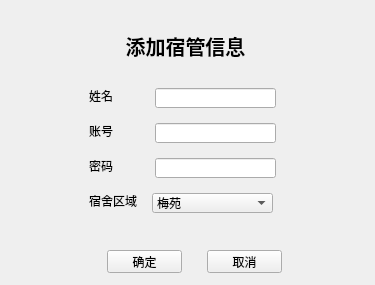
<?xml version="1.0" encoding="UTF-8"?>
<ui version="4.0">
 <class>Admin_AddAunt</class>
 <widget class="QWidget" name="Admin_AddAunt">
  <property name="geometry">
   <rect>
    <x>0</x>
    <y>0</y>
    <width>375</width>
    <height>285</height>
   </rect>
  </property>
  <property name="windowTitle">
   <string>Form</string>
  </property>
  <widget class="QLabel" name="label">
   <property name="geometry">
    <rect>
     <x>110</x>
     <y>30</y>
     <width>151</width>
     <height>31</height>
    </rect>
   </property>
   <property name="font">
    <font>
     <pointsize>15</pointsize>
     <weight>75</weight>
     <bold>true</bold>
    </font>
   </property>
   <property name="text">
    <string>添加宿管信息</string>
   </property>
   <property name="alignment">
    <set>Qt::AlignCenter</set>
   </property>
  </widget>
  <widget class="QPushButton" name="pushButton">
   <property name="geometry">
    <rect>
     <x>107</x>
     <y>250</y>
     <width>75</width>
     <height>23</height>
    </rect>
   </property>
   <property name="text">
    <string>确定</string>
   </property>
  </widget>
  <widget class="QPushButton" name="pushButton_2">
   <property name="geometry">
    <rect>
     <x>207</x>
     <y>250</y>
     <width>75</width>
     <height>23</height>
    </rect>
   </property>
   <property name="text">
    <string>取消</string>
   </property>
  </widget>
  <widget class="QLabel" name="label_result">
   <property name="geometry">
    <rect>
     <x>30</x>
     <y>251</y>
     <width>71</width>
     <height>21</height>
    </rect>
   </property>
   <property name="text">
    <string/>
   </property>
   <property name="alignment">
    <set>Qt::AlignRight|Qt::AlignTrailing|Qt::AlignVCenter</set>
   </property>
  </widget>
  <widget class="QWidget" name="widget" native="true">
   <property name="geometry">
    <rect>
     <x>80</x>
     <y>70</y>
     <width>205</width>
     <height>161</height>
    </rect>
   </property>
   <widget class="QComboBox" name="comboBox">
    <property name="geometry">
     <rect>
      <x>72</x>
      <y>123</y>
      <width>121</width>
      <height>20</height>
     </rect>
    </property>
    <item>
     <property name="text">
      <string>梅苑</string>
     </property>
    </item>
    <item>
     <property name="text">
      <string>兰苑</string>
     </property>
    </item>
    <item>
     <property name="text">
      <string>竹苑</string>
     </property>
    </item>
    <item>
     <property name="text">
      <string>菊苑</string>
     </property>
    </item>
    <item>
     <property name="text">
      <string>桃苑</string>
     </property>
    </item>
    <item>
     <property name="text">
      <string>李苑</string>
     </property>
    </item>
    <item>
     <property name="text">
      <string>柳苑</string>
     </property>
    </item>
    <item>
     <property name="text">
      <string>桂苑</string>
     </property>
    </item>
    <item>
     <property name="text">
      <string>荷苑</string>
     </property>
    </item>
   </widget>
   <widget class="QLineEdit" name="lineEdit_2">
    <property name="geometry">
     <rect>
      <x>75</x>
      <y>53</y>
      <width>121</width>
      <height>20</height>
     </rect>
    </property>
   </widget>
   <widget class="QLabel" name="label_3">
    <property name="geometry">
     <rect>
      <x>9</x>
      <y>53</y>
      <width>24</width>
      <height>16</height>
     </rect>
    </property>
    <property name="text">
     <string>账号</string>
    </property>
   </widget>
   <widget class="QLabel" name="label_4">
    <property name="geometry">
     <rect>
      <x>9</x>
      <y>88</y>
      <width>24</width>
      <height>16</height>
     </rect>
    </property>
    <property name="text">
     <string>密码</string>
    </property>
   </widget>
   <widget class="QLabel" name="label_2">
    <property name="geometry">
     <rect>
      <x>9</x>
      <y>18</y>
      <width>24</width>
      <height>16</height>
     </rect>
    </property>
    <property name="text">
     <string>姓名</string>
    </property>
   </widget>
   <widget class="QLineEdit" name="lineEdit_3">
    <property name="geometry">
     <rect>
      <x>75</x>
      <y>88</y>
      <width>121</width>
      <height>20</height>
     </rect>
    </property>
   </widget>
   <widget class="QLabel" name="label_5">
    <property name="geometry">
     <rect>
      <x>9</x>
      <y>123</y>
      <width>48</width>
      <height>16</height>
     </rect>
    </property>
    <property name="text">
     <string>宿舍区域</string>
    </property>
   </widget>
   <widget class="QLineEdit" name="lineEdit">
    <property name="geometry">
     <rect>
      <x>75</x>
      <y>18</y>
      <width>121</width>
      <height>20</height>
     </rect>
    </property>
   </widget>
  </widget>
 </widget>
 <resources/>
 <connections/>
</ui>
